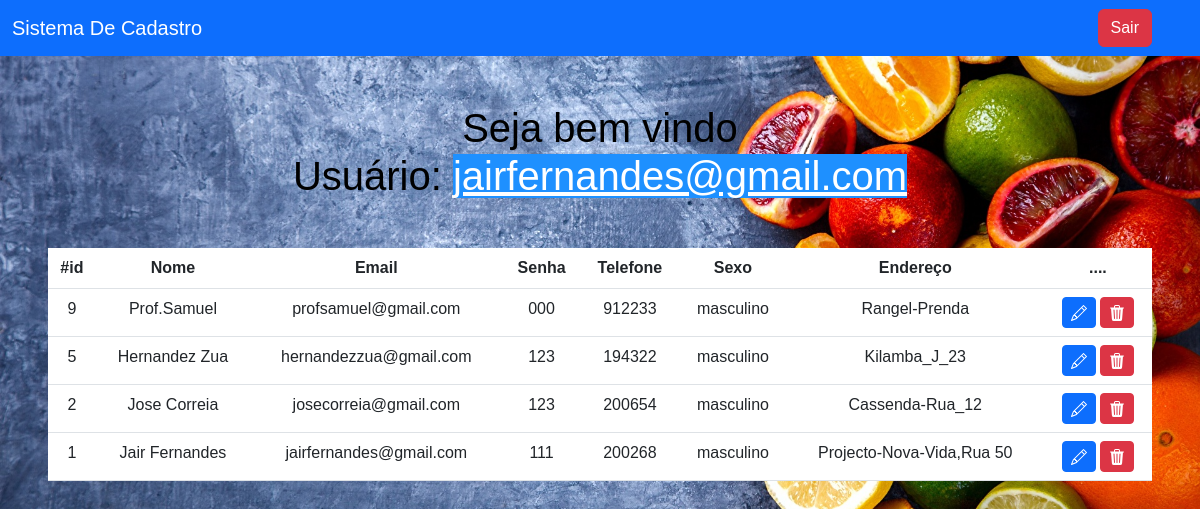
/sistema.php (signed in), run on the app's committed database.
### tables this page shows
CREATE TABLE `usuarios` (
  `id` int(11) NOT NULL AUTO_INCREMENT,
  `nome` varchar(45) NOT NULL,
  `email` varchar(100) NOT NULL,
  `senha` varchar(45) NOT NULL,
  `telefone` varchar(15) NOT NULL,
  `sexo` varchar(45) NOT NULL,
  `endereco` varchar(45) NOT NULL,
  PRIMARY KEY (`id`)
);

### sistema.php (the view, shortened to what this page needs)
<?php
include 'config.php';
    $logado = $_SESSION['email'];
    $sql = "SELECT * FROM usuarios ORDER BY id DESC  ";
    $result = $conexao -> query($sql);
?>
    <!DOCTYPE html>
    <html lang="pt-pt">
    <head>
        <link href="https://cdn.jsdelivr.net/npm/bootstrap@5.3.0/dist/css/bootstrap.min.css" rel="stylesheet">
    </head>
    <body>
        <nav class="navbar navbar-expand-lg navbar-dark bg-primary">
            <div class="container-fluid">
                <a  class="navbar-brand" href="a">Sistema De Cadastro</a>
            </div>
            <div class="d-flex">
                <a href="sair.php" class="btn btn-danger me-5">Sair</a>
            </div>
        </nav>
        <?php
            echo "<h1><br>Seja bem vindo <br> Usuário: <u>$logado</u></h1> ";
        ?>
        <div class="m-5">
            <table class="table text-white table-bg">
                <thead>
                    <tr>
                    <th scope="col">#id</th>
                    <th scope="col">Nome</th>
                    <th scope="col">Email</th>
                    <th scope="col">Senha</th>
                    <th scope="col">Telefone</th>
                    <th scope="col">Sexo</th>
                    <th scope="col">Endereço</th>
                    <th scope="col">....</th>
                    </tr>
                </thead>
                <tbody>
                    <?php
                        while($user_data = mysqli_fetch_assoc($result))
                        {
                            echo "<tr>";
                            echo "<td>" .$user_data['id']."</td>";
                            echo "<td>" .$user_data['nome']."</td>";
                            echo "<td>" .$user_data['email']."</td>";
                            echo "<td>" .$user_data['senha']."</td>";
                            echo "<td>" .$user_data['telefone']."</td>";
                            echo "<td>" .$user_data['sexo']."</td>";
                            echo "<td>" .$user_data['endereco']."</td>";
                            echo "<td>
                                <a class ='btn btn-sm btn-primary' href='edit.php?id=$user_data[id]'>
                                <svg xmlns='http://www.w3.org/2000/svg' width='16' height='16' fill='currentColor' class='bi bi-pencil' viewBox='0 0 16 16'>
                                <path d='M12.146.146a.5.5 0 0 1 .708 0l3 3a.5.5 0 0 1 0 .708l-10 10a.5.5 0 0 1-.168.11l-5 2a.5.5 0 0 1-.65-.65l2-5a.5.5 0 0 1 .11-.168l10-10zM11.207 2.5 13.5 4.793 14.793 3.5 12.5 1.207 11.207 2.5zm1.586 3L10.5 3.207 4 9.707V10h.5a.5.5 0 0 1 .5.5v.5h.5a.5.5 0 0 1 .5.5v.5h.293l6.5-6.5zm-9.761 5.175-.106.106-1.528 3.821 3.821-1.528.106-.106A.5.5 0 0 1 5 12.5V12h-.5a.5.5 0 0 1-.5-.5V11h-.5a.5.5 0 0 1-.468-.325z'/>
                                </svg>
                                </a>
                               <a class ='btn btn-sm btn-danger' href='delete.php?id=$user_data[id]'>
                               <svg xmlns='http://www.w3.org/2000/svg' width='16' height='16' fill='currentColor' class='bi bi-trash3-fill' viewBox='0 0 16 16'>
                                 <path d='M11 1.5v1h3.5a.5.5 0 0 1 0 1h-.538l-.853 10.66A2 2 0 0 1 11.115 16h-6.23a2 2 0 0 1-1.994-1.84L2.038 3.5H1.5a.5.5 0 0 1 0-1H5v-1A1.5 1.5 0 0 1 6.5 0h3A1.5 1.5 0 0 1 11 1.5Zm-5 0v1h4v-1a.5.5 0 0 0-.5-.5h-3a.5.5 0 0 0-.5.5ZM4.5 5.029l.5 8.5a.5.5 0 1 0 .998-.06l-.5-8.5a.5.5 0 1 0-.998.06Zm6.53-.528a.5.5 0 0 0-.528.47l-.5 8.5a.5.5 0 0 0 .998.058l.5-8.5a.5.5 0 0 0-.47-.528ZM8 4.5a.5.5 0 0 0-.5.5v8.5a.5.5 0 0 0 1 0V5a.5.5 0 0 0-.5-.5Z''/>
                               </svg>
                            </td>";
                            echo "</tr>";
                        }
                    ?>
                </tbody>
            </table>
        </div>
    </body>
    </html>

### sistema.php (style rules this page uses)
body { font-family: Arial, Helvetica, sans-serif; background:linear-gradient(to right, rgb(20,147,220), rgb(17,54,71)); background-image: url(./img01/img09.jpg); background-size: cover; background-repeat: no-repeat; color:black; text-align: center; font-size: 1rem; }
.table { text-decoration: none; background-color: black; border-radius: 5px; }
.table-bg { background: rgba(0, 0, 0, 0.9); }
.navbar, .navbar-expand-lg ,.navbar-dark ,.bg-primary { background-color: #0b9735; }
u { color: white; background-color: dodgerblue; }

### data on the page
usuarios: id "9", nome "Prof.Samuel", email "profsamuel@gmail.com", senha "000", telefone "912233", sexo "masculino", endereco "Rangel-Prenda"
usuarios: id "5", nome "Hernandez Zua", email "hernandezzua@gmail.com", senha "123", telefone "194322", sexo "masculino", endereco "Kilamba_J_23"
usuarios: id "2", nome "Jose Correia", email "josecorreia@gmail.com", senha "123", telefone "200654", sexo "masculino", endereco "Cassenda-Rua_12"
usuarios: id "1", nome "Jair Fernandes", email "jairfernandes@gmail.com", senha "111", telefone "200268", sexo "masculino", endereco "Projecto-Nova-Vida,Rua 50"

### other printed values
$logado "jairfernandes@gmail.com"
